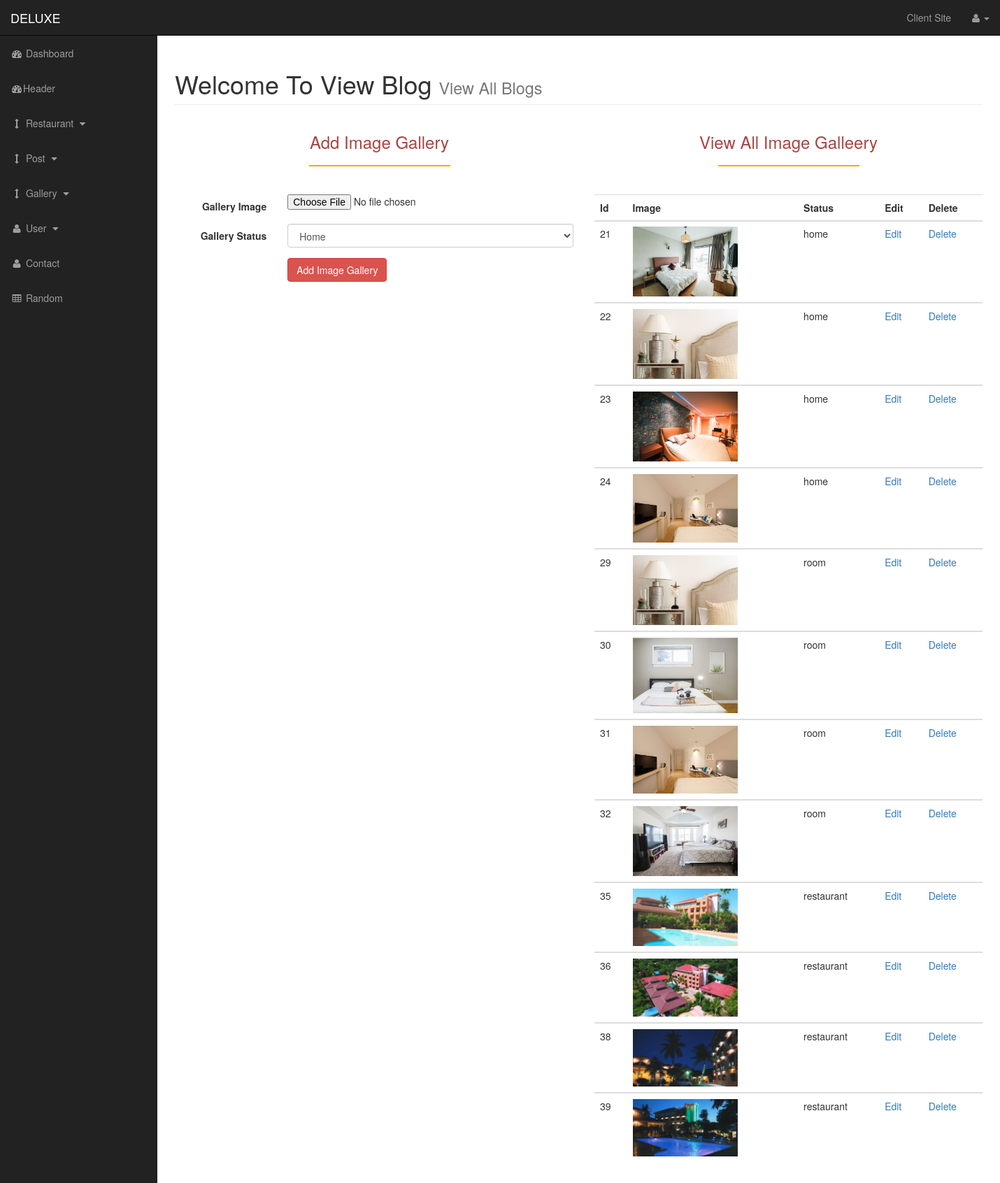
Page /admin/gallery.php on the committed database.
### tables this page shows
CREATE TABLE `gallery` (
  `gallery_id` int(11) NOT NULL,
  `gallery_image` varchar(255) NOT NULL,
  `gallery_status` varchar(255) NOT NULL
);

### admin/include_admin/all_gallery.php (the view, shortened to what this page needs)
<div class="container">
	<div class="row">
		<div class="col-md-6">
			<h3 class="text-center text-danger">Add Image Gallery</h3>
			<hr style="width: 200px; border: 0.5px solid orange"><br>
			<form action="" method="post" class="form-horizontal" enctype="multipart/form-data">
				<div class="form-group">
					<label for="" class="control-label col-md-3">Gallery Image</label>
					<div class="col-md-9">
						<input type="file" name="gallery_image">
					</div>
				</div>
				<div class="form-group">
					<label for="" class="control-label col-md-3">Gallery Status</label>
					<div class="col-md-9">
						<select name="gallery_status" id="" class="form-control">
							<option value="home">Home</option>
						</select>
					</div>
				</div>
				<div class="form-group">
					<div class="col-md-9 col-md-offset-3">
						<input type="submit" name="add_gallery" class="btn btn-danger" value="Add Image Gallery">
					</div>
				</div>
			</form>
			<br>
		</div>
		<div class="col-md-6">
			<h3 class="text-center text-danger">View All Image Galleery</h3>
			<hr style="width: 200px; border: 0.5px solid orange"><br>
			<table class="table table-hover" >
					<tr>
						<thead>
							<th>Id</th>
							<th>Image</th>
							<th>Status</th>
							<th>Edit</th>
							<th>Delete</th>
						</thead>
					</tr>
					<?php
						$query = "SELECT * FROM gallery";
						$result = mysqli_query($connect,$query);
						while($row = mysqli_fetch_assoc($result)){
							$gallery_id = $row['gallery_id'];
							$gallery_image = $row['gallery_image'];
							$gallery_status = $row['gallery_status'];
					?>
					<tbody>
						<tr>
						<td><?php echo $gallery_id ?></td>
						<td><img src="../images/<?php echo $gallery_image ?>" alt="" width="150px"></td>
						<td><?php echo $gallery_status ?></td>
						<td><a href="gallery.php?edit_gallery=<?php echo $gallery_id ?>">Edit</a></td>
						<td><a href="gallery.php?delete_gallery=<?php echo $gallery_id ?>">Delete</a></td>
						</tr>
					</tbody>
					<?php
						}
					?>
			</table>
		</div>
	</div>
</div>

### admin/include_admin/header_admin.php (shortened to what this page needs)
<!DOCTYPE html>
<html lang="en">
<head>
    <link href="css/bootstrap.min.css" rel="stylesheet">
    <link href="css/sb-admin.css" rel="stylesheet">
    <link href="font-awesome/css/font-awesome.min.css" rel="stylesheet" type="text/css">
</head>
<body>

### admin/gallery.php (shortened to what this page needs)
<?php include_once "include_admin/header_admin.php"; ?>
    <div id="wrapper">
        <?php include_once "include_admin/navbar_admin.php"; ?>
        <div id="page-wrapper">
            <div class="container-fluid">
                <div class="row">
                    <div class="col-lg-12">
                        <h1 class="page-header">
                            Welcome To View Blog
                            <small>View All Blogs</small>
                        </h1>
                        <?php
                            if(isset($_GET['source'])) {
                                $source=$_GET['source'];
                            }else{
                                $source="";
                            }
                            switch ($source) {
                                default:
                                    include_once 'include_admin/all_gallery.php';
                                    break;
                            }
                        ?>
                    </div>
                </div>
            </div>
        </div>
    </div>
    <?php include_once "include_admin/footer_admin.php"; ?>

### admin/include_admin/navbar_admin.php (shortened to what this page needs)
<nav class="navbar navbar-inverse navbar-fixed-top" role="navigation">
            <div class="navbar-header">
                <a class="navbar-brand" href="dashboard.php">DELUXE</a>
            </div>
            <ul class="nav navbar-right top-nav">
               <li>
                    <a href="../index.php"> Client Site</a>
                </li>
                <li class="dropdown">
                    <a href="#" class="dropdown-toggle" data-toggle="dropdown"><i class="fa fa-user"></i> <?php echo $_SESSION['user_name'] ?> <b class="caret"></b></a>
                </li>
            </ul>
            <div class="collapse navbar-collapse navbar-ex1-collapse">
                <ul class="nav navbar-nav side-nav">
                    <li>
                        <a href="dashboard.php"><i class="fa fa-fw fa-dashboard"></i> Dashboard</a>
                    </li>
                    <li>
                        <a href="header.php"><i class="fa fa-fw fa-dashboard"></i>Header</a>
                    </li>
                    <li>
                        <a href="javascript:;" data-toggle="collapse" data-target="#restaurant"><i class="fa fa-fw fa-arrows-v"></i> Restaurant <i class="fa fa-fw fa-caret-down"></i></a>
                    </li>
                    <li>
                        <a href="javascript:;" data-toggle="collapse" data-target="#post"><i class="fa fa-fw fa-arrows-v"></i> Post <i class="fa fa-fw fa-caret-down"></i></a>
                    </li>
                    <li>
                        <a href="javascript:;" data-toggle="collapse" data-target="#gallery"><i class="fa fa-fw fa-arrows-v"></i> Gallery <i class="fa fa-fw fa-caret-down"></i></a>
                    </li>
                    <li>
                        <a href="javascript:;" data-toggle="collapse" data-target="#user"><i class="fa fa-fw fa-user"></i> User <i class="fa fa-fw fa-caret-down"></i></a>
                    </li>
                    <li>
                        <a href="contact.php"><i class="fa fa-fw fa-user"></i> Contact</a>
                    </li>
                    <li>
                        <a href="random.php"><i class="fa fa-fw fa-table"></i> Random</a>
                    </li>
                </ul>
            </div>
        </nav>

### admin/include_admin/footer_admin.php (shortened to what this page needs)
</body>
</html>

### admin/css/sb-admin.css (style rules this page uses)
body { margin-top: 100px; background-color: #222; }
@media (min-width:768px) { body { margin-top: 50px; } }
#wrapper { padding-left: 0; }
#page-wrapper { width: 100%; padding: 0; background-color: #fff; }
@media (min-width:768px) { #wrapper { padding-left: 225px; } }
@media (min-width:768px) { #page-wrapper { padding: 10px; } }
.top-nav { padding: 0 15px; }
.top-nav>li { display: inline-block; float: left; }
.top-nav>li>a { padding-top: 15px; padding-bottom: 15px; line-height: 20px; color: #999; }
@media (min-width:768px) { .side-nav { position: fixed; top: 51px; left: 225px; width: 225px; margin-left: -225px; border: none; border-radius: 0; overflow-y: auto; background-color: #222; } }
@media (min-width:768px) { .side-nav>li>a { width: 225px; } }

### rows in the picture
gallery: gallery_id "21", gallery_image (picture), gallery_status "home"
gallery: gallery_id "22", gallery_image (picture), gallery_status "home"
gallery: gallery_id "23", gallery_image (picture), gallery_status "home"
gallery: gallery_id "24", gallery_image (picture), gallery_status "home"
gallery: gallery_id "29", gallery_image (picture), gallery_status "room"
gallery: gallery_id "30", gallery_image (picture), gallery_status "room"
gallery: gallery_id "31", gallery_image (picture), gallery_status "room"
gallery: gallery_id "32", gallery_image (picture), gallery_status "room"
gallery: gallery_id "35", gallery_image (picture), gallery_status "restaurant"
gallery: gallery_id "36", gallery_image (picture), gallery_status "restaurant"
gallery: gallery_id "38", gallery_image (picture), gallery_status "restaurant"
gallery: gallery_id "39", gallery_image (picture), gallery_status "restaurant"
